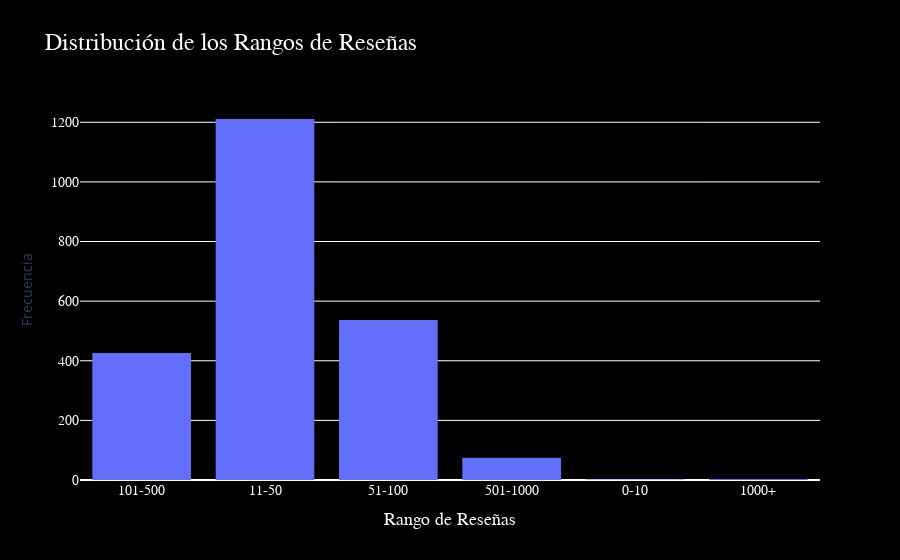

Here is the notebook cell this chart was saved with:
### Code cell
import pandas as pd
import plotly.express as px


# Crear el gráfico con Plotly
fig = px.histogram(df_agrupados, x='review_range', title='Distribución de los Rangos de Reseñas', labels={'review_range': 'Rango de Reseñas', 'count': 'Frecuencia'})

# Mejorar la estética del gráfico con fondo negro
fig.update_layout(
    title_font=dict(size=24, family='Arial, sans-serif', color='white'),
    xaxis_title_font=dict(size=18, family='Arial, sans-serif', color='white'),
    yaxis_title_font=dict(size=18, family='Arial, sans-serif', color='white'),
    xaxis_tickfont=dict(size=14, family='Arial, sans-serif', color='white'),
    yaxis_tickfont=dict(size=14, family='Arial, sans-serif', color='white'),
    bargap=0.2,
    yaxis_title='Frecuencia',
    plot_bgcolor='black',
    paper_bgcolor='black'
)

# Guardar el gráfico como HTML
fig.write_html('review_ranges_distribution_black_background.html')

# Mostrar el gráfico
fig.show()

### Figure 1 — Plotly figure (JSON) as saved in the notebook; plotly's stock layout.template omitted (floating-point values rounded to 4 significant figures; data arrays with more than 128 entries replaced by an {"elided": "..."} marker saying what was removed)
{"data": [{"alignmentgroup": "True", "bingroup": "x", "hovertemplate": "Rango de Reseñas=%{x}<br>count=%{y}<extra></extra>", "legendgroup": "", "marker": {"color": "#636efa", "pattern": {"shape": ""}}, "name": "", "offsetgroup": "", "orientation": "v", "showlegend": false, "type": "histogram", "x": {"elided": "2254 str values"}, "xaxis": "x", "yaxis": "y"}], "layout": {"bargap": 0.2, "barmode": "relative", "legend": {"tracegroupgap": 0}, "paper_bgcolor": "black", "plot_bgcolor": "black", "title": {"font": {"color": "white", "family": "Arial, sans-serif", "size": 24}, "text": "Distribución de los Rangos de Reseñas"}, "xaxis": {"anchor": "y", "domain": [0, 1], "tickfont": {"color": "white", "family": "Arial, sans-serif", "size": 14}, "title": {"font": {"color": "white", "family": "Arial, sans-serif", "size": 18}, "text": "Rango de Reseñas"}}, "yaxis": {"anchor": "x", "domain": [0, 1], "tickfont": {"color": "white", "family": "Arial, sans-serif", "size": 14}, "title": {"text": "Frecuencia"}}}}
